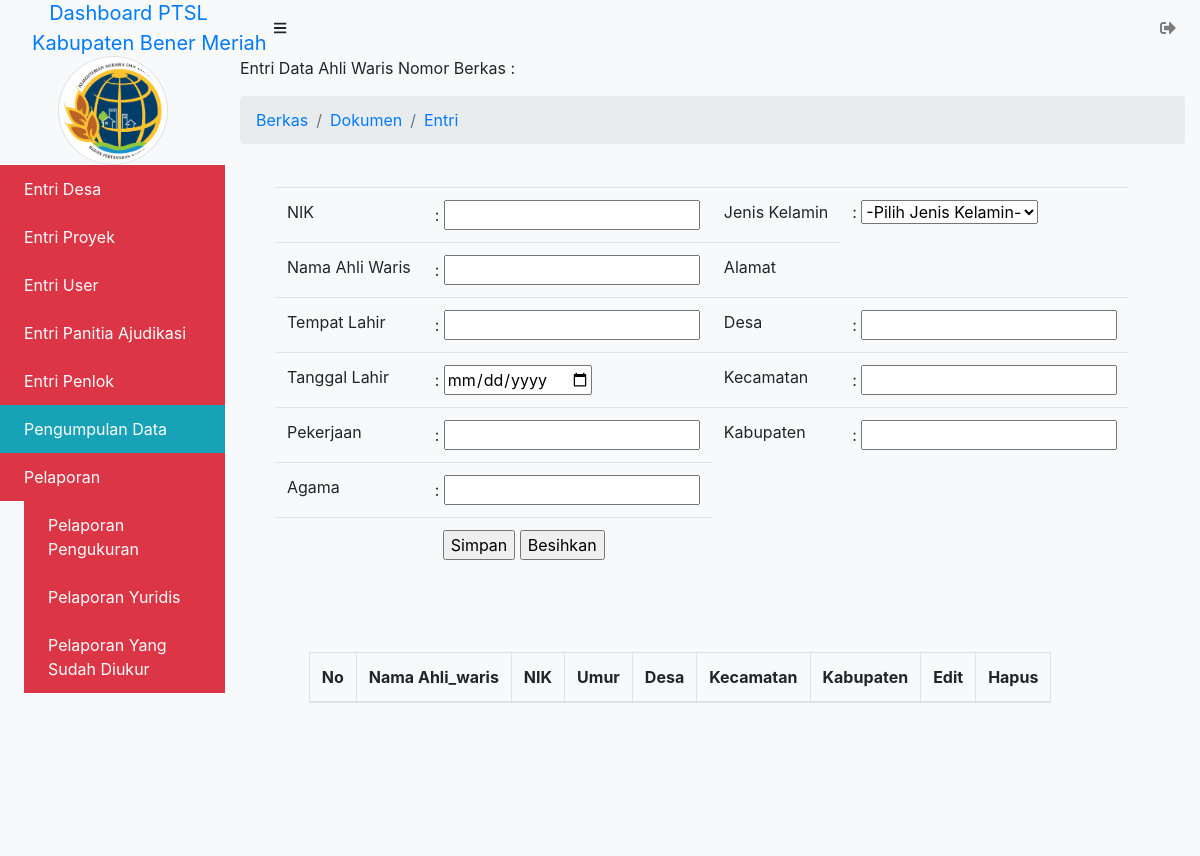
Page /admin/pemb_berkas/dokumen/entri/entri_ahli_waris.php (signed in) on the earlier database version.
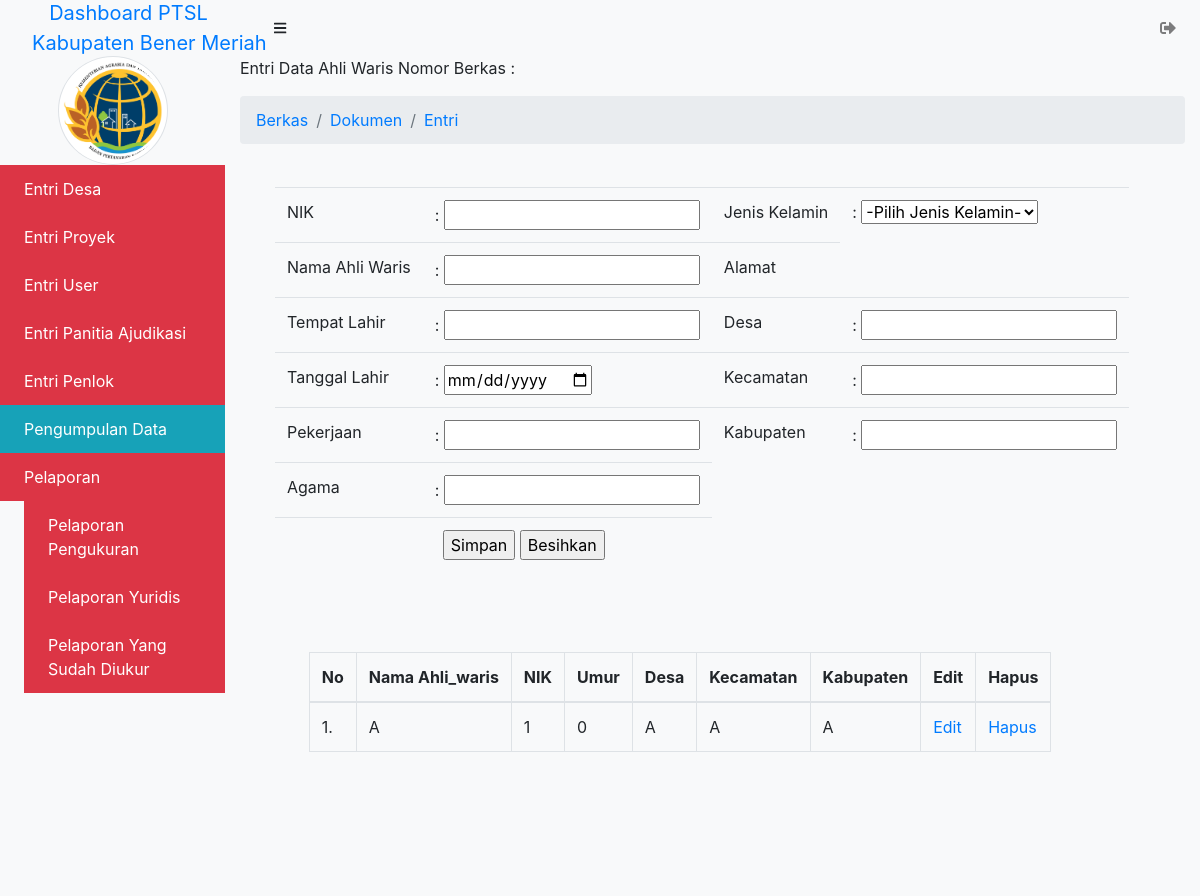
Same page on the later database version.
### tables this page shows
CREATE TABLE `ahli_waris` (
  `id_ahli_waris` int(11) NOT NULL,
  `nik_ahli_waris` varchar(255) NOT NULL,
  `id_jk` int(11) NOT NULL,
  `nama_ahli_waris` varchar(255) NOT NULL,
  `temp_lahir_ahli_waris` varchar(255) NOT NULL,
  `desa_ahli_waris` varchar(255) NOT NULL,
  `tgl_lahir_ahli_waris` date DEFAULT NULL,
  `kecamatan_ahli_waris` varchar(255) NOT NULL,
  `pekerjaan_ahli_waris` varchar(255) NOT NULL,
  `kabupaten_ahli_waris` varchar(255) NOT NULL,
  `agama_ahli_waris` varchar(255) NOT NULL
);

### admin/pemb_berkas/dokumen/entri/entri_ahli_waris.php (the view, shortened to what the changed rows need)
<?php $title = "Entri Data Ahli Waris";
include_once('../../../_header.php');
?>
            <div id="layoutSidenav_content">
                <main>
<?php
function tambah($koneksi){
    ?>
                        <div class="row">
                            <div class="col-xl-auto offset-xl-1">
    <?php
}
function tampil_data($koneksi){
    $sql = "SELECT *, (Select YEAR(curdate()) - YEAR(tgl_lahir_ahli_waris)) AS usia FROM ahli_waris LEFT JOIN jenis_kelamin ON ahli_waris.id_jk = jenis_kelamin.id_jk";
    $query = mysqli_query($koneksi, $sql);
    $nomor = 1;
        echo "<fieldset>";
        echo "<div class='table-responsive'>";
        echo "<table class='table table-responsive-sm table-bordered table-hover' id='user' border='1' cellpadding='10'>";
        echo "<thead>";
            echo "<tr>";
            echo "<th>No</th>
                <th>Nama Ahli_waris</th>
                <th>NIK</th>
                <th>Umur</th>
                <th>Desa</th>
                <th>Kecamatan</th>
                <th>Kabupaten</th>
                <th>Edit</th>
                <th>Hapus</th>";
            echo "</tr>";
        echo "</thead>";
        echo "<tbody>";
    while($data = mysqli_fetch_array($query)){
        ?>
            <tr>
                <td><?= $nomor++; ?>.</td>
                <td><?php echo $data['nama_ahli_waris']; ?></td>
                <td><?php echo $data['nik_ahli_waris']; ?></td>
                <td><?php echo $data['usia']; ?></td>
                <td><?php echo $data['desa_ahli_waris']; ?></td>
                <td><?php echo $data['kecamatan_ahli_waris']; ?></td>
                <td><?php echo $data['kabupaten_ahli_waris']; ?></td>
                <td>
                    <a href="entri_ahli_waris.php?aksi=update&id=<?php echo $data['id_ahli_waris']; ?>
                    &nik_ahli_waris=<?php echo $data['nik_ahli_waris']; ?>&jk=<?php echo $data['id_jk']; ?>
                    &nama_ahli_waris=<?php echo $data['nama_ahli_waris']; ?>&temp_lahir_ahli_waris=<?php echo $data['temp_lahir_ahli_waris']; ?>
                    &desa_ahli_waris=<?php echo $data['desa_ahli_waris']; ?>&tgl_lahir_ahli_waris=<?php echo $data['tgl_lahir_ahli_waris']; ?>
                    &kecamatan_ahli_waris=<?php echo $data['kecamatan_ahli_waris']; ?>&pekerjaan_ahli_waris=<?php echo $data['pekerjaan_ahli_waris']; ?>
                    &kabupaten_ahli_waris=<?php echo $data['kabupaten_ahli_waris']; ?>&agama_ahli_waris=<?php echo $data['agama_ahli_waris']; ?>">Edit</a>
                </td>
                <td>
                    <a href="entri_ahli_waris.php?aksi=delete&id=<?php echo $data['id_ahli_waris']; ?>" onClick="return confirm('Yakin akan menghapus ahli_waris <?= $data['nama_ahli_waris']; ?>?')">Hapus</a>
                </td>
            </tr>
        <?php
    }
    echo "</tbody>";
    echo "</table>";
    echo "</fieldset>";
}
        ?>
        <?php
if (isset($_GET['aksi'])){
    switch($_GET['aksi']){
        case "create":
            echo '<a href="entri_ahli_waris.php"> &laquo; Home</a>';
            tambah($koneksi);
            break;
        case "read":
            tampil_data($koneksi);
            break;
        case "update":
            ubah($koneksi);
            tampil_data($koneksi);
            break;
        case "delete":
            hapus($koneksi);
            break;
        default:
            echo "<h3>Aksi <i>".$_GET['aksi']."</i> tidak ada!</h3>";
            tambah($koneksi);
            tampil_data($koneksi);
    }
} else {
    tambah($koneksi);
    tampil_data($koneksi);
}
?>
                            </div>
                        </div>
                    </div>
                </div>
<?php include_once('../../../_footer.php'); ?>

Differences in the rows shown:
added ahli_waris: nama_ahli_waris "A", nik_ahli_waris "1", usia "0", desa_ahli_waris "A", kecamatan_ahli_waris "A", kabupaten_ahli_waris "A"
